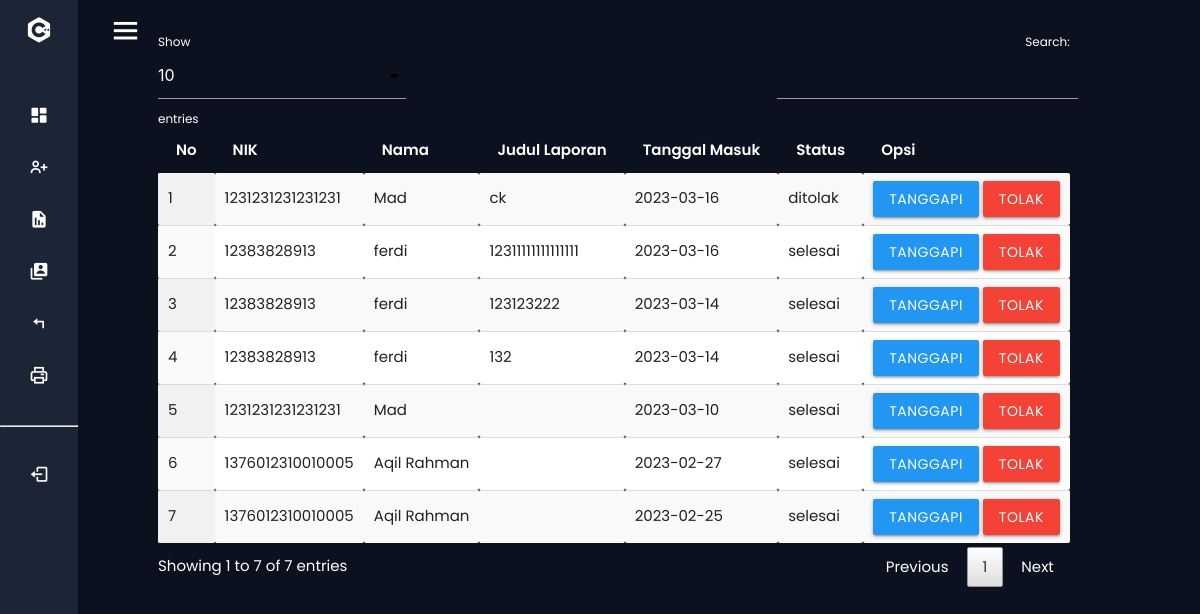
Screenshot of /admin/index.php?p=pengaduan (signed in) with the database file from the repository.
### tables this page shows
CREATE TABLE `pengaduan` (
  `id_pengaduan` int(5) NOT NULL,
  `tgl_pengaduan` varchar(20) NOT NULL,
  `nik` varchar(16) NOT NULL,
  `judul` varchar(40) NOT NULL,
  `isi_laporan` text NOT NULL,
  `foto` varchar(255) NOT NULL,
  `status` enum('proses','selesai','ditolak') NOT NULL
);

CREATE TABLE `masyarakat` (
  `nik` varchar(16) NOT NULL,
  `email` varchar(255) NOT NULL,
  `nama` varchar(35) NOT NULL,
  `username` varchar(25) NOT NULL,
  `password` varchar(255) NOT NULL,
  `telp` varchar(13) NOT NULL,
  `verif` int(11) NOT NULL
);

### admin/pengaduan.php (the view, shortened to what this page needs)
<table id="example" class="display responsive-table" style="width:100%">
          <thead>
              <tr>
				<th>No</th>
				<th>NIK</th>
				<th>Nama</th>
				<th>Judul Laporan</th>
				<th>Tanggal Masuk</th>
				<th>Status</th>
				<th>Opsi</th>
              </tr>
          </thead>
          <tbody>
	<?php
		$no=1;
		$query = mysqli_query($koneksi,"SELECT * FROM pengaduan INNER JOIN masyarakat ON pengaduan.nik=masyarakat.nik ORDER BY pengaduan.id_pengaduan DESC");
		while ($r=mysqli_fetch_assoc($query)) { ?>
		<tr>
			<td><?php echo $no++; ?></td>
			<td><?php echo $r['nik']; ?></td>
			<td><?php echo $r['nama']; ?></td>
			<td><?php echo $r['judul']; ?></td>
			<td><?php echo $r['tgl_pengaduan']; ?></td>
			<td><?php echo $r['status']; ?></td>
			<td><a class="btn modal-trigger blue" href="#more?id_pengaduan=<?php echo $r['id_pengaduan'] ?>">Tanggapi</a> <a class="btn modal-trigger red" href="#tolak?id_pengaduan=<?php echo $r['id_pengaduan'] ?>">Tolak</a></td>
		</tr>
            <?php  }
             ?>
          </tbody>
        </table>

### admin/index.php (shortened to what this page needs)
<?php
	include '../conn/koneksi.php';
?>
  <!DOCTYPE html>
  <html>
    <head>
		<link href="../css/font.css" rel="stylesheet">
		<link type="text/css" rel="stylesheet" href="../css/materialize.min.css"  media="screen,projection"/>
		<link rel="stylesheet" href="../css/materialize.min.css">
		<link rel="stylesheet" type="text/css" href="../css/jquery.dataTables.css">
		<link href="../css/style.css" rel="stylesheet">
		<link href="../css/boxicons2.min.css" rel="stylesheet" />
    </head>
    <body>
  <div class="sidebar close">
    <div class="logo-details">
      <i class='bx bxl-c-plus-plus'></i>
    </div>
    <ul class="nav-links">
      <li>
        <a href="index.php?p=dashboard">
          <i class='bx bxs-dashboard' ></i>
        </a>
      </li>
      <li>
        <div class="iocn-link">
          <a href="#">
            <i class='bx bx-user-plus' ></i>
          </a>
        </div>
      </li>
      <li>
          <a href="index.php?p=pengaduan">
            <i class='bx bxs-report' ></i>
          </a>
      </li>
      <li>
        <div class="iocn-link">
          <a href="#">
            <i class='bx bxs-user-account' ></i>
          </a>
        </div>
      </li>
      <li>
        <a href="index.php?p=respon">
          <i class='bx bx-reply' ></i>
        </a>
      </li>
      <li>
        <a href="index.php?p=cetak">
          <i class='bx bx-printer'></i>
        </a>
      </li>
      <br>
      <hr>
      <br>
      <li>
        <a href="../logout.php">
          <i class='bx bx-log-out'></i>
        </a>
      </li>
</ul>
  </div>
  <section class="home-section">
    <div class="home-content">
      <i class='bx bx-menu' ></i>
	  <div class="home-content-print">
    <?php
		if(@$_GET['p']==""){
			include_once 'dashboard.php';
		}
		elseif(@$_GET['p']=="dashboard"){
			include_once 'dashboard.php';
		}
		elseif(@$_GET['p']=="mas"){
			include_once 'mas.php';
		}
		elseif(@$_GET['p']=="cetak"){
			include_once 'cetak.php';
		}
		elseif(@$_GET['p']=="mas_hapus"){
			$query = mysqli_query($koneksi,"DELETE FROM masyarakat WHERE nik='".$_GET['nik']."'");
			if($query){
        header('location:index.php?p=mas');
			}
		}
		elseif(@$_GET['p']=="pengaduan"){
			include_once 'pengaduan.php';
		}
		elseif(@$_GET['p']=="more"){
			include_once 'more.php';
		}
		elseif(@$_GET['p']=="respon"){
			include_once 'respon.php';
		}
		elseif(@$_GET['p']=="tanggapan_hapus"){
			$query = mysqli_query($koneksi,"DELETE FROM tanggapan WHERE id_tanggapan='".$_GET['id_tanggapan']."'");
			if($query){
				header('location:index.php?p=respon');
			}
		}
		elseif(@$_GET['p']=="adm"){
			include_once 'adm.php';
		}
		elseif(@$_GET['p']=="adm_input"){
			include_once 'adm_input.php';
		}
		elseif(@$_GET['p']=="adm_edit"){
			include_once 'adm_edit.php';
		}
		elseif(@$_GET['p']=="adm_hapus"){
			$query = mysqli_query($koneksi,"DELETE FROM petugas WHERE id_petugas='".$_GET['id_petugas']."'");
			if($query){
				header('location:index.php?p=adm');
			}
		}
    elseif(@$_GET['p']=="mas"){
			include_once 'mas.php';
		}
    elseif(@$_GET['p']=="mas_input"){
			include_once 'mas_input.php';
		}
		elseif(@$_GET['p']=="laporan"){
			include_once 'laporan.php';
		}
	?>
	 </div>
    </div>
  </section>
</body>
</html>
    </body>
  </html>

### css/style.css (style rules this page uses)
* { margin: 0; padding: 0; box-sizing: border-box; font-family: 'Poppins', sans-serif; }
.sidebar { position: fixed; top: 0; left: 0; height: 100%; width: 280px; background: #1c2536; z-index: 100; transition: all 0.5s ease; }
.sidebar.close { width: 78px; }
.sidebar .logo-details { height: 60px; width: 100%; display: flex; align-items: center; }
.sidebar .logo-details i { font-size: 30px; color: #fff; height: 50px; min-width: 78px; text-align: center; line-height: 50px; }
.sidebar .nav-links { height: 100%; padding: 30px 0 150px 0; overflow: auto; }
.sidebar.close .nav-links { overflow: visible; }
.sidebar .nav-links li { position: relative; list-style: none; transition: all 0.4s ease; }
.sidebar .nav-links li .iocn-link { display: flex; align-items: center; justify-content: space-between; }
.sidebar.close .nav-links li .iocn-link { display: block }
.sidebar .nav-links li i { height: 50px; min-width: 78px; text-align: center; line-height: 50px; color: #fff; font-size: 20px; cursor: pointer; transition: all 0.3s ease; }
.sidebar .nav-links li a { display: flex; align-items: center; text-decoration: none; }
.home-section { position: relative; background: #0b111e; height: 100vh; left: 280px; width: calc(100% - 60px); transition: all 0.5s ease; }
.sidebar.close ~ .home-section { left: 78px; width: calc(100% - 78px); }
.home-section .home-content { height: 60px; display: flex; align-items: center; margin-left: 15px; }
.home-section .home-content .bx-menu, .home-section .home-content .text { color: #fff; font-size: 35px; }
.home-section .home-content .bx-menu { margin: 0 15px; cursor: pointer; }

### rows the page displays
pengaduan: masyarakat.nik "1231231231231231", masyarakat.nama "Mad", judul "ck", tgl_pengaduan "2023-03-16", status "ditolak"
pengaduan: masyarakat.nik "12383828913", masyarakat.nama "ferdi", judul "12311111111111111", tgl_pengaduan "2023-03-16", status "selesai"
pengaduan: masyarakat.nik "12383828913", masyarakat.nama "ferdi", judul "123123222", tgl_pengaduan "2023-03-14", status "selesai"
pengaduan: masyarakat.nik "12383828913", masyarakat.nama "ferdi", judul "132", tgl_pengaduan "2023-03-14", status "selesai"
pengaduan: masyarakat.nik "1231231231231231", masyarakat.nama "Mad", tgl_pengaduan "2023-03-10", status "selesai"
pengaduan: masyarakat.nik "1376012310010005", masyarakat.nama "Aqil Rahman", tgl_pengaduan "2023-02-27", status "selesai"
pengaduan: masyarakat.nik "1376012310010005", masyarakat.nama "Aqil Rahman", tgl_pengaduan "2023-02-25", status "selesai"
